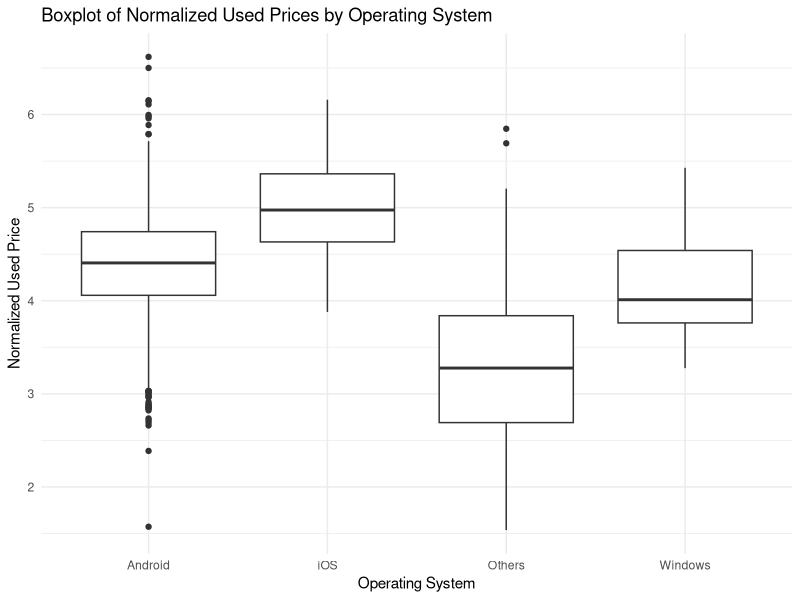
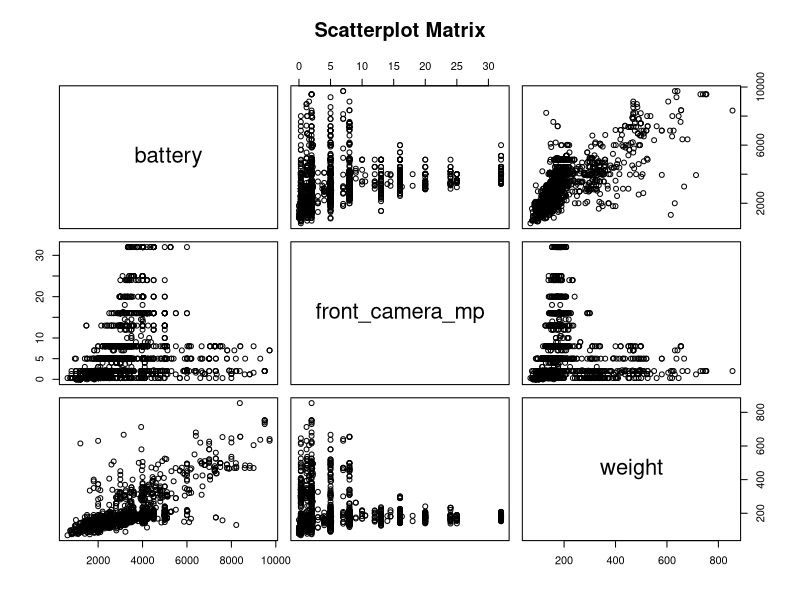
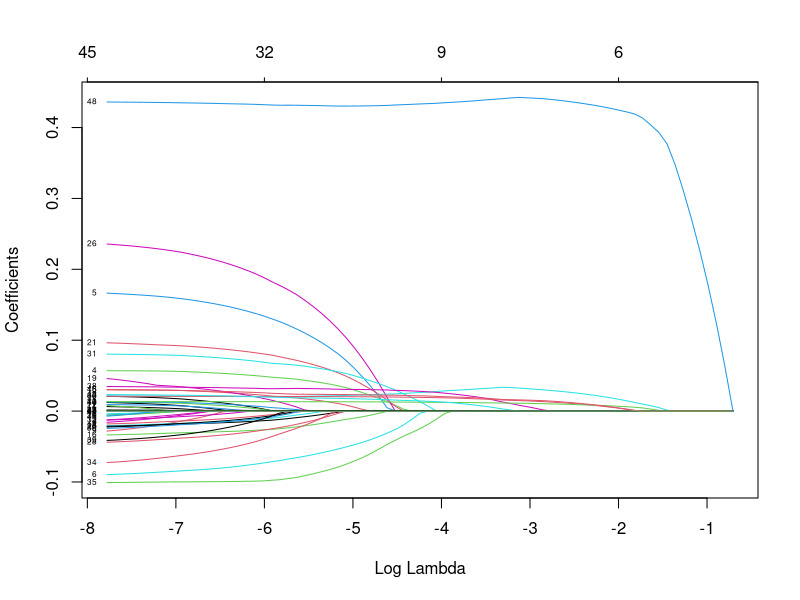
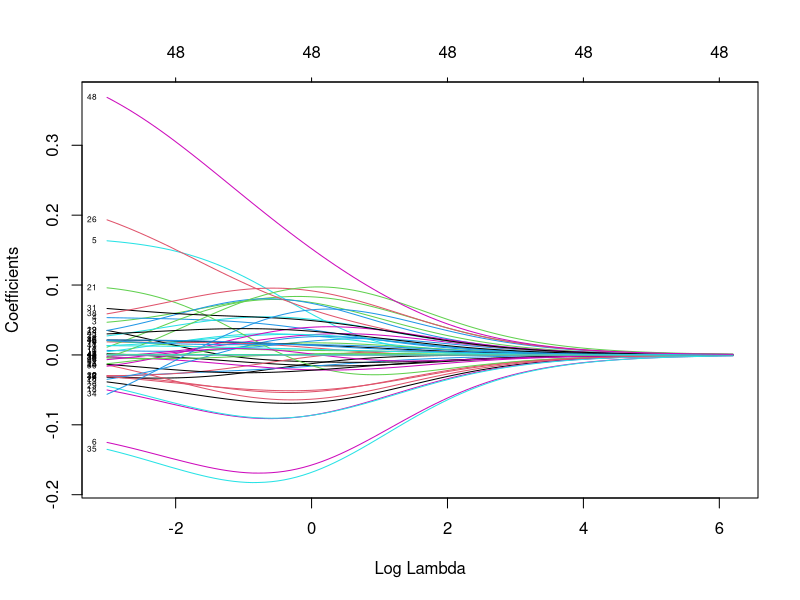

These figures' R source, in order:
## ---- chunk 1
knitr::opts_chunk$set(echo = TRUE)
## ---- chunk 2
library(ggplot2)
library(GGally)
library(MASS)
library(car)
library(class)
library(leaps)
library(glmnet)
library(randomForest)
## ---- chunk 3
# Loading of the data
set.seed(100)
used_devices= read.csv("used_device_data.csv", header=TRUE, sep=",")

used_devices$device_brand=as.factor(used_devices$device_brand)
used_devices$os=as.factor(used_devices$os)
used_devices$X4g=as.factor(used_devices$X4g)
used_devices$X5g=as.factor(used_devices$X5g)

#Dividing the dataset into training and testing datasets
testRows = sample(nrow(used_devices),0.2*nrow(used_devices))
testData = used_devices[testRows, ]
trainData = used_devices[-testRows, ]
row.names(trainData) <- NULL
head(trainData)

## ---- chunk 4
set.seed(100)
#BoxPlot Indicates the ggplot between Operating System and Normalized Used Prices
ggplot(trainData, aes(x = os, y = normalized_used_price)) +
  geom_boxplot() +
  labs(title = "Boxplot of Normalized Used Prices by Operating System",
       x = "Operating System",
       y = "Normalized Used Price") +
  theme_minimal()

## ---- chunk 5
set.seed(100)
pairs(trainData[, c("battery", "front_camera_mp", "weight")],main = "Scatterplot Matrix")
correlation_matrix <- cor(trainData[, c("battery", "front_camera_mp", "weight")], use = "complete.obs")
correlation_matrix

## ---- chunk 6
set.seed(100)
model1 <- lm(normalized_used_price ~ ., data = trainData)
summary(model1)

## ---- chunk 7
set.seed(100)
vif_values <- vif(model1)
print(vif_values)
## ---- chunk 8
#Best Model TepWise Regression
subset_best_mdel <- step(model1, direction = "both", trace = FALSE)
summary(subset_best_mdel)
AIC(subset_best_mdel)
BIC(subset_best_mdel)
coef(subset_best_mdel)
## ---- chunk 9
fcd_mdel <- step(model1, direction = "forward", trace = FALSE)
summary(fcd_mdel)
AIC(fcd_mdel)
BIC(fcd_mdel)
coef(fcd_mdel)
## ---- chunk 10
bcd_mdel <- step(model1, direction = "backward", trace = FALSE)
summary(bcd_mdel)
AIC(bcd_mdel)
BIC(bcd_mdel)
coef(bcd_mdel)
## ---- chunk 11
x <- model.matrix(normalized_used_price ~ . - 1, data = trainData)  # Remove intercept
y <- trainData$normalized_used_price
cv.lasso <- cv.glmnet(x, y, alpha = 1, nfolds = 10)
cv.ridge <- cv.glmnet(x, y, alpha = 0, nfolds = 10)
lambda.lasso <- cv.lasso$lambda.min
lambda.lasso
lambda.ridge <- cv.ridge$lambda.min
lambda.lasso
lasso.fit <- glmnet(x, y, alpha = 1, lambda = cv.lasso$lambda)
fit.ridge <- glmnet(x, y, alpha = 0, lambda = cv.ridge$lambda)
coeff.lasso <- coef(lasso.fit, s = lambda.lasso)
coeff.lasso
ridge.coeff <- coef(fit.ridge, s = lambda.ridge)
ridge.coeff
plot(lasso.fit, xvar = "lambda", label = TRUE)
plot(fit.ridge, xvar = "lambda", label = TRUE)
## ---- chunk 12
set.seed(100)
x <- trainData[, sapply(trainData, is.numeric)]  # selecting only numeric predictors
x_scaled <- scale(x)
pca <- prcomp(x_scaled, center = TRUE, scale. = TRUE)
summary(pca)
pca_scores <- pca$x[, 1:3]  # Extract the scores of the first three principal components
pca_model <- lm(normalized_used_price ~ pca_scores, data = trainData)
summary(pca_model)
## ---- chunk 13
set.seed(100)
test_matrix <- model.matrix(normalized_used_price ~ . - 1, data = testData)

predictions_model1 <- predict(model1, newdata = testData)
predictions_model2 <- predict(subset_best_mdel, newdata = testData)
predictions_model3 <- predict(fcd_mdel, newdata = testData)
predictions_model4 <- predict(bcd_mdel, newdata = testData)


predictions_lasso <- predict(lasso.fit, s = lambda.lasso, newx = as.matrix(test_matrix))
predictions_ridge <- predict(fit.ridge, s = lambda.ridge, newx = as.matrix(test_matrix))


test_scores <- predict(pca, newdata = scale(testData[, sapply(testData, is.numeric)]))
predictions_pca <- predict(pca_model, newdata = data.frame(pca_scores = test_scores[, 1:3]))

testData$normalized_used_price[1:5]

head(predictions_model1, 5)

head(predictions_model2, 5)

head(predictions_model3, 5)

head(predictions_model4, 5)

head(predictions_lasso, 5)

head(predictions_ridge, 5)

head(predictions_pca, 5)

## ---- chunk 14
set.seed(100)
set.seed(100)

mspe_model1 <- mean((predictions_model1 - testData$normalized_used_price)^2)
mspe_model2 <- mean((predictions_model2 - testData$normalized_used_price)^2)
mspe_model3 <- mean((predictions_model3 - testData$normalized_used_price)^2)
mspe_model4 <- mean((predictions_model4 - testData$normalized_used_price)^2)
mspe_lasso <- mean((predictions_lasso - testData$normalized_used_price)^2)
mspe_ridge <- mean((predictions_ridge - testData$normalized_used_price)^2)
mspe_pca <- mean((predictions_pca - testData$normalized_used_price)^2)

cat("MSPE Model 1:", mspe_model1, "\n")
cat("MSPE Model 2:", mspe_model2, "\n")
cat("MSPE Model 3:", mspe_model3, "\n")
cat("MSPE Model 4:", mspe_model4, "\n")
cat("MSPE Lasso:", mspe_lasso, "\n")
cat("MSPE Ridge:", mspe_ridge, "\n")
cat("MSPE PCA Model:", mspe_pca, "\n")
